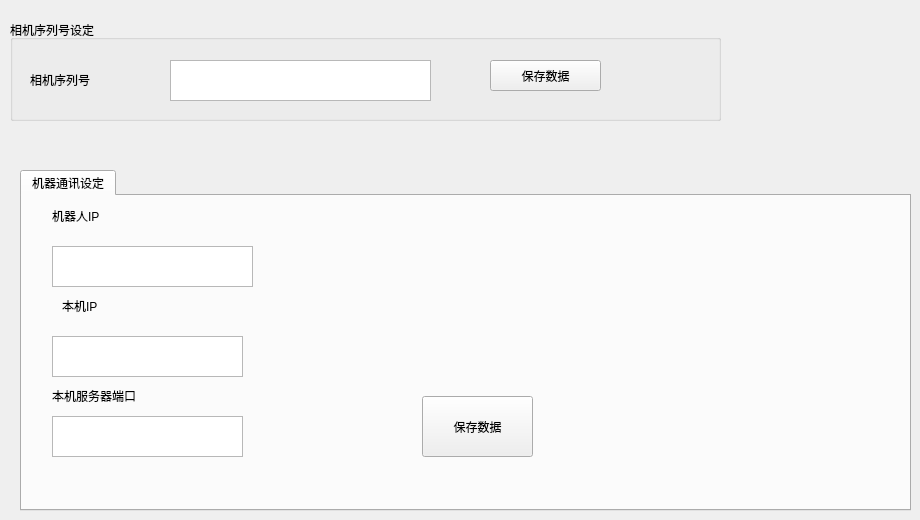
    <widget class="QWidget" name="tCamPara">
     <attribute name="title">
      <string>系统设置</string>
     </attribute>
     <widget class="QGroupBox" name="groupBox">
      <property name="geometry">
       <rect>
        <x>10</x>
        <y>20</y>
        <width>711</width>
        <height>101</height>
       </rect>
      </property>
      <property name="title">
       <string>相机序列号设定</string>
      </property>
      <widget class="QLabel" name="label_41">
       <property name="geometry">
        <rect>
         <x>20</x>
         <y>50</y>
         <width>121</width>
         <height>20</height>
        </rect>
       </property>
       <property name="text">
        <string>相机序列号</string>
       </property>
      </widget>
      <widget class="QTextEdit" name="tPsheetSn">
       <property name="enabled">
        <bool>true</bool>
       </property>
       <property name="geometry">
        <rect>
         <x>160</x>
         <y>40</y>
         <width>261</width>
         <height>41</height>
        </rect>
       </property>
       <property name="readOnly">
        <bool>false</bool>
       </property>
      </widget>
      <widget class="QPushButton" name="bSnSave">
       <property name="geometry">
        <rect>
         <x>480</x>
         <y>40</y>
         <width>111</width>
         <height>31</height>
        </rect>
       </property>
       <property name="text">
        <string>保存数据</string>
       </property>
      </widget>
     </widget>
     <widget class="QTabWidget" name="tabWidget_2">
      <property name="geometry">
       <rect>
        <x>20</x>
        <y>170</y>
        <width>891</width>
        <height>341</height>
       </rect>
      </property>
      <property name="currentIndex">
       <number>0</number>
      </property>
      <widget class="QWidget" name="tab">
       <attribute name="title">
        <string>机器通讯设定</string>
       </attribute>
       <widget class="QTextEdit" name="tTCPport">
        <property name="enabled">
         <bool>true</bool>
        </property>
        <property name="geometry">
         <rect>
          <x>30</x>
          <y>220</y>
          <width>191</width>
          <height>41</height>
         </rect>
        </property>
        <property name="readOnly">
         <bool>false</bool>
        </property>
       </widget>
       <widget class="QTextEdit" name="tPip">
        <property name="enabled">
         <bool>true</bool>
        </property>
        <property name="geometry">
         <rect>
          <x>30</x>
          <y>50</y>
          <width>201</width>
          <height>41</height>
         </rect>
        </property>
        <property name="readOnly">
         <bool>false</bool>
        </property>
       </widget>
       <widget class="QLabel" name="label_47">
        <property name="geometry">
         <rect>
          <x>30</x>
          <y>190</y>
          <width>111</width>
          <height>20</height>
         </rect>
        </property>
        <property name="text">
         <string>本机服务器端口</string>
        </property>
       </widget>
       <widget class="QLabel" name="label_48">
        <property name="geometry">
         <rect>
          <x>40</x>
          <y>100</y>
          <width>81</width>
          <height>20</height>
         </rect>
        </property>
        <property name="text">
         <string>本机IP</string>
        </property>
       </widget>
       <widget class="QTextEdit" name="tIP">
        <property name="enabled">
         <bool>true</bool>
        </property>
        <property name="geometry">
         <rect>
          <x>30</x>
          <y>140</y>
          <width>191</width>
          <height>41</height>
         </rect>
        </property>
        <property name="readOnly">
         <bool>false</bool>
        </property>
       </widget>
       <widget class="QLabel" name="label_45">
        <property name="geometry">
         <rect>
          <x>30</x>
          <y>10</y>
          <width>81</width>
          <height>20</height>
         </rect>
        </property>
        <property name="text">
         <string>机器人IP</string>
        </property>
       </widget>
       <widget class="QPushButton" name="bSnSave_2">
        <property name="geometry">
         <rect>
          <x>400</x>
          <y>200</y>
          <width>111</width>
          <height>61</height>
         </rect>
        </property>
        <property name="text">
         <string>保存数据</string>
        </property>
       </widget>
      </widget>
     </widget>
    </widget>
